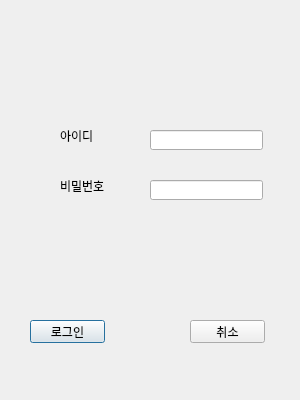
<?xml version="1.0" encoding="UTF-8"?>
<ui version="4.0">
 <class>Login</class>
 <widget class="QDialog" name="Login">
  <property name="geometry">
   <rect>
    <x>0</x>
    <y>0</y>
    <width>300</width>
    <height>400</height>
   </rect>
  </property>
  <property name="windowTitle">
   <string>Dialog</string>
  </property>
  <widget class="QLabel" name="label">
   <property name="geometry">
    <rect>
     <x>60</x>
     <y>130</y>
     <width>56</width>
     <height>12</height>
    </rect>
   </property>
   <property name="text">
    <string>아이디</string>
   </property>
  </widget>
  <widget class="QPushButton" name="Button_Login">
   <property name="geometry">
    <rect>
     <x>30</x>
     <y>320</y>
     <width>75</width>
     <height>23</height>
    </rect>
   </property>
   <property name="text">
    <string>로그인</string>
   </property>
  </widget>
  <widget class="QPushButton" name="Button_Exti">
   <property name="geometry">
    <rect>
     <x>190</x>
     <y>320</y>
     <width>75</width>
     <height>23</height>
    </rect>
   </property>
   <property name="text">
    <string>취소</string>
   </property>
  </widget>
  <widget class="QLabel" name="label_2">
   <property name="geometry">
    <rect>
     <x>60</x>
     <y>180</y>
     <width>56</width>
     <height>12</height>
    </rect>
   </property>
   <property name="text">
    <string>비밀번호</string>
   </property>
  </widget>
  <widget class="QLineEdit" name="ID">
   <property name="geometry">
    <rect>
     <x>150</x>
     <y>130</y>
     <width>113</width>
     <height>20</height>
    </rect>
   </property>
  </widget>
  <widget class="QLineEdit" name="PASS">
   <property name="geometry">
    <rect>
     <x>150</x>
     <y>180</y>
     <width>113</width>
     <height>20</height>
    </rect>
   </property>
  </widget>
  <widget class="QLabel" name="INFO">
   <property name="geometry">
    <rect>
     <x>30</x>
     <y>230</y>
     <width>241</width>
     <height>51</height>
    </rect>
   </property>
   <property name="text">
    <string/>
   </property>
  </widget>
 </widget>
 <resources/>
 <connections>
  <connection>
   <sender>Button_Exti</sender>
   <signal>clicked()</signal>
   <receiver>Login</receiver>
   <slot>close()</slot>
   <hints>
    <hint type="sourcelabel">
     <x>207</x>
     <y>331</y>
    </hint>
    <hint type="destinationlabel">
     <x>149</x>
     <y>199</y>
    </hint>
   </hints>
  </connection>
 </connections>
</ui>
